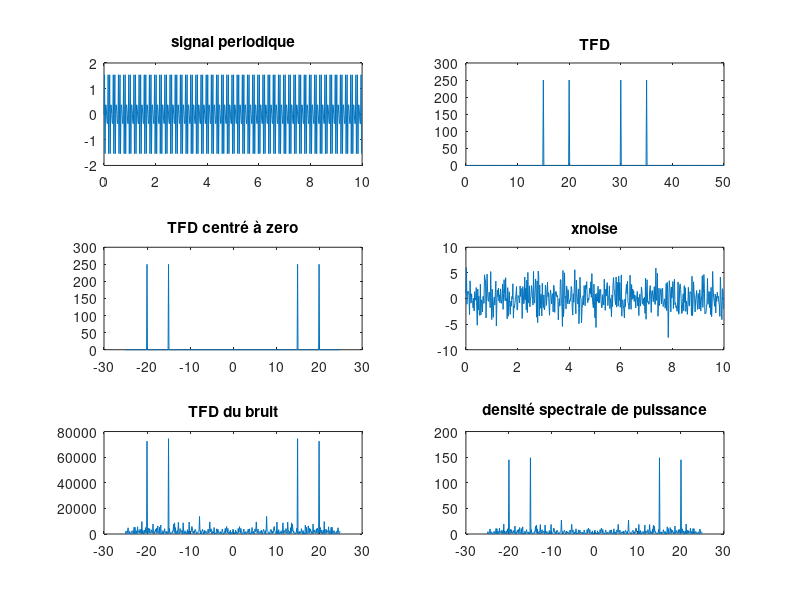

The MATLAB script that drew this image: (Note: this script raises an error after producing the figure.)
clear all
close all
clc

%Partie 1-----------------------------------------------------------------------------------------------------------------------------------

Te=1/50; 
fe=50;

t=0:Te:10-Te;
N=length(t);
figure(1);
%s un signal périodique x(t) constitué d’une somme de deux sinusoïdes de fréquences 15Hz et 20Hz
x=sin(2*pi*15*t)+sin(2*pi*20*t);
subplot(3,2,1);
%sound(x);
plot(t,x);
title('signal periodique');
%TFD du signal x(t) en utilisant la commande fft
F=abs(fft(x));
f=(0:N-1)*(fe/N);
subplot(3,2,2);
plot(f,F);
title('TFD');
%Pour mieux visualiser le contenu fréquentiel du signal,on utilise la fonction fftshift
subplot(3,2,3);
fshift=(-N/2:(N/2)-1)*(fe/N);
plot(fshift,fftshift(F));
title('TFD centré à zero');

% randn pour générer un xnoice (bruit)
xnoise=x+2*randn(size(t));

subplot(3,2,4);
plot(t,xnoise);
title('xnoise');

% le spectre de puissance du signal bruité centré à la fréquence zéro
Fnoise=abs(fft(xnoise));
subplot(3,2,5);
plot(fshift,fftshift(Fnoise.^2));
title('TFD du bruit');

DS=(Fnoise.^2)/N;
subplot(3,2,6);
plot(fshift,fftshift(DS));
title('densité spectrale de puissance');



%Partie 2----------------------------------------------------------------------------------





figure(2);
whaleFile = fullfile(matlabroot,'examples','matlab','data','bluewhale.au');
[w,ft] = audioread(whaleFile);
chant=w(2.45e4:3.10e4);
subplot(2,1,1);
%soundsc(w,fs);

Nchant=length(chant);
t=[0:Nchant-1]*1/ft;
plot(t,chant);
title('courbe du signal bluewhale');

%la densité spectrale de puissance du signal
fshift=[-Nchant/2:Nchant/2-1]*(ft/Nchant)/10;
DSP=abs(fft(chant).^2/Nchant);
subplot(2,1,2);
plot(fshift,fftshift(DSP));
title('la densité spectrale de puissance du signal')




















